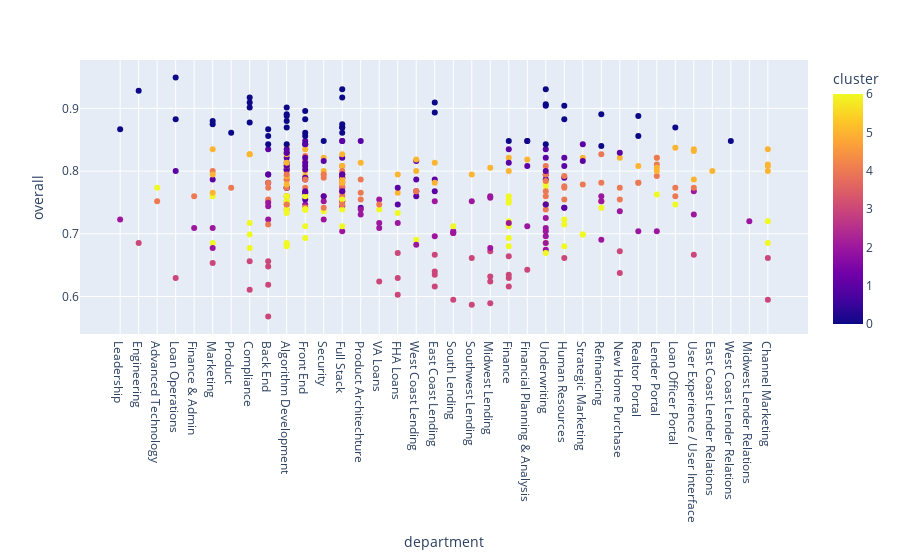

Write notebook code for a chart like this one.
### Code cell
px.scatter(km7_df, x='department', y='overall', color='cluster')

### Figure 1 — Plotly figure (JSON) as saved in the notebook; plotly's stock layout.template omitted (floating-point values rounded to 4 significant figures; data arrays with more than 128 entries replaced by an {"elided": "..."} marker saying what was removed)
{"data": [{"hovertemplate": "department=%{x}<br>overall=%{y}<br>cluster=%{marker.color}<extra></extra>", "legendgroup": "", "marker": {"color": {"elided": "381 int values"}, "coloraxis": "coloraxis", "symbol": "circle"}, "mode": "markers", "name": "", "orientation": "v", "showlegend": false, "type": "scatter", "x": {"elided": "381 str values"}, "xaxis": "x", "y": {"elided": "381 float values"}, "yaxis": "y"}], "layout": {"coloraxis": {"colorbar": {"title": {"text": "cluster"}}, "colorscale": [[0, "#0d0887"], [0.1111, "#46039f"], [0.2222, "#7201a8"], [0.3333, "#9c179e"], [0.4444, "#bd3786"], [0.5556, "#d8576b"], [0.6667, "#ed7953"], [0.7778, "#fb9f3a"], [0.8889, "#fdca26"], [1, "#f0f921"]]}, "legend": {"tracegroupgap": 0}, "margin": {"t": 60}, "xaxis": {"anchor": "y", "domain": [0, 1], "title": {"text": "department"}}, "yaxis": {"anchor": "x", "domain": [0, 1], "title": {"text": "overall"}}}}
